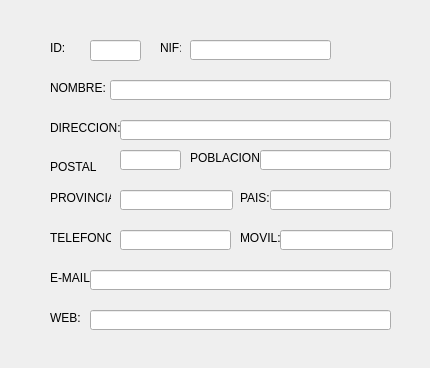
<?xml version="1.0" encoding="UTF-8"?>
<ui version="4.0">
 <class>dlgProveedoresAC</class>
 <widget class="QWidget" name="dlgProveedoresAC">
  <property name="geometry">
   <rect>
    <x>0</x>
    <y>0</y>
    <width>430</width>
    <height>368</height>
   </rect>
  </property>
  <property name="windowTitle">
   <string>Form</string>
  </property>
  <widget class="QLabel" name="lblId">
   <property name="geometry">
    <rect>
     <x>50</x>
     <y>40</y>
     <width>21</width>
     <height>16</height>
    </rect>
   </property>
   <property name="text">
    <string>ID:</string>
   </property>
  </widget>
  <widget class="QLineEdit" name="lineEdit">
   <property name="geometry">
    <rect>
     <x>90</x>
     <y>40</y>
     <width>51</width>
     <height>21</height>
    </rect>
   </property>
  </widget>
  <widget class="QLabel" name="lblNif">
   <property name="geometry">
    <rect>
     <x>160</x>
     <y>40</y>
     <width>21</width>
     <height>16</height>
    </rect>
   </property>
   <property name="text">
    <string>NIF:</string>
   </property>
  </widget>
  <widget class="QLabel" name="lblNombre">
   <property name="geometry">
    <rect>
     <x>50</x>
     <y>80</y>
     <width>61</width>
     <height>16</height>
    </rect>
   </property>
   <property name="text">
    <string>NOMBRE:</string>
   </property>
  </widget>
  <widget class="QLabel" name="lblDireccion">
   <property name="geometry">
    <rect>
     <x>50</x>
     <y>120</y>
     <width>71</width>
     <height>16</height>
    </rect>
   </property>
   <property name="text">
    <string>DIRECCION:</string>
   </property>
  </widget>
  <widget class="QLabel" name="lblPostal">
   <property name="geometry">
    <rect>
     <x>50</x>
     <y>160</y>
     <width>47</width>
     <height>13</height>
    </rect>
   </property>
   <property name="text">
    <string>POSTAL:</string>
   </property>
  </widget>
  <widget class="QLabel" name="lblPoblacion">
   <property name="geometry">
    <rect>
     <x>190</x>
     <y>150</y>
     <width>71</width>
     <height>16</height>
    </rect>
   </property>
   <property name="text">
    <string>POBLACION:</string>
   </property>
  </widget>
  <widget class="QLabel" name="lblProvincia">
   <property name="geometry">
    <rect>
     <x>50</x>
     <y>190</y>
     <width>61</width>
     <height>16</height>
    </rect>
   </property>
   <property name="text">
    <string>PROVINCIA:</string>
   </property>
  </widget>
  <widget class="QLabel" name="lblPais">
   <property name="geometry">
    <rect>
     <x>240</x>
     <y>190</y>
     <width>31</width>
     <height>16</height>
    </rect>
   </property>
   <property name="text">
    <string>PAIS:</string>
   </property>
  </widget>
  <widget class="QLabel" name="lblTelefono">
   <property name="geometry">
    <rect>
     <x>50</x>
     <y>230</y>
     <width>61</width>
     <height>16</height>
    </rect>
   </property>
   <property name="text">
    <string>TELEFONO:</string>
   </property>
  </widget>
  <widget class="QLabel" name="lblMovil">
   <property name="geometry">
    <rect>
     <x>240</x>
     <y>230</y>
     <width>41</width>
     <height>16</height>
    </rect>
   </property>
   <property name="text">
    <string>MOVIL:</string>
   </property>
  </widget>
  <widget class="QLabel" name="lblEmail">
   <property name="geometry">
    <rect>
     <x>50</x>
     <y>270</y>
     <width>41</width>
     <height>16</height>
    </rect>
   </property>
   <property name="text">
    <string>E-MAIL:</string>
   </property>
  </widget>
  <widget class="QLabel" name="lblWeb">
   <property name="geometry">
    <rect>
     <x>50</x>
     <y>310</y>
     <width>31</width>
     <height>16</height>
    </rect>
   </property>
   <property name="text">
    <string>WEB:</string>
   </property>
  </widget>
  <widget class="QLineEdit" name="lineEdit_2">
   <property name="geometry">
    <rect>
     <x>190</x>
     <y>40</y>
     <width>141</width>
     <height>20</height>
    </rect>
   </property>
  </widget>
  <widget class="QLineEdit" name="lineEdit_3">
   <property name="geometry">
    <rect>
     <x>110</x>
     <y>80</y>
     <width>281</width>
     <height>20</height>
    </rect>
   </property>
  </widget>
  <widget class="QLineEdit" name="lineEdit_4">
   <property name="geometry">
    <rect>
     <x>120</x>
     <y>120</y>
     <width>271</width>
     <height>20</height>
    </rect>
   </property>
  </widget>
  <widget class="QLineEdit" name="lineEdit_5">
   <property name="geometry">
    <rect>
     <x>120</x>
     <y>150</y>
     <width>61</width>
     <height>20</height>
    </rect>
   </property>
  </widget>
  <widget class="QLineEdit" name="lineEdit_6">
   <property name="geometry">
    <rect>
     <x>260</x>
     <y>150</y>
     <width>131</width>
     <height>20</height>
    </rect>
   </property>
  </widget>
  <widget class="QLineEdit" name="lineEdit_7">
   <property name="geometry">
    <rect>
     <x>120</x>
     <y>190</y>
     <width>113</width>
     <height>20</height>
    </rect>
   </property>
  </widget>
  <widget class="QLineEdit" name="lineEdit_8">
   <property name="geometry">
    <rect>
     <x>270</x>
     <y>190</y>
     <width>121</width>
     <height>20</height>
    </rect>
   </property>
  </widget>
  <widget class="QLineEdit" name="lineEdit_9">
   <property name="geometry">
    <rect>
     <x>120</x>
     <y>230</y>
     <width>111</width>
     <height>20</height>
    </rect>
   </property>
  </widget>
  <widget class="QLineEdit" name="lineEdit_10">
   <property name="geometry">
    <rect>
     <x>280</x>
     <y>230</y>
     <width>113</width>
     <height>20</height>
    </rect>
   </property>
  </widget>
  <widget class="QLineEdit" name="lineEdit_11">
   <property name="geometry">
    <rect>
     <x>90</x>
     <y>270</y>
     <width>301</width>
     <height>20</height>
    </rect>
   </property>
  </widget>
  <widget class="QLineEdit" name="lineEdit_12">
   <property name="geometry">
    <rect>
     <x>90</x>
     <y>310</y>
     <width>301</width>
     <height>20</height>
    </rect>
   </property>
  </widget>
 </widget>
 <resources/>
 <connections/>
</ui>
